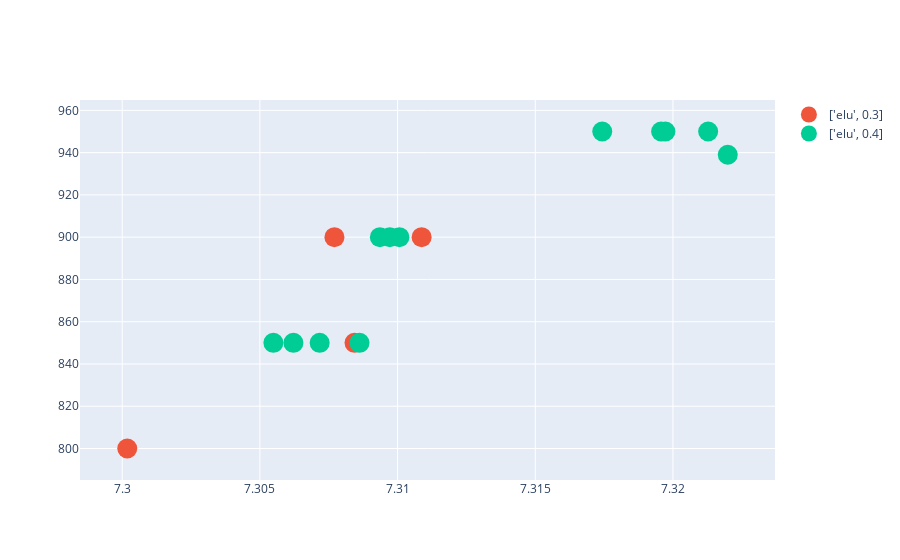

Here is the notebook cell this chart was saved with:
### Code cell
results.results_dataframe_graph(facet='activation_full',att=['filters','strides','kernel_size', 'activation','drop', 'depth_multiplier','filters2','strides2','kernel_size2', 'activation2','drop2', 'depth_multiplier2', 'activation_full','full','fulldrop','lag'], count=True, threshold=7.30)
